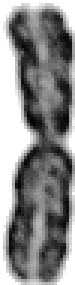
#> input picture extraccionCaracteristicas/single_clase_enderezados/97002089.16.tiff/clase3/clase3_0_97002089.16.tiff, 25 x 95 px, given in place of clase1_0_97002089.16.tiff, which was not available (shown 3 times larger)
$ python dump_picked_objet.py
#> lines starting #> are read from the running program, lines starting #| are printed output that depends on the picture; pictures that were not available may be replaced by others from this repository, and a replacement may not be noted
### dl_cnn_features/extras.py
import os
import numpy as np
import math
import cv2
from scipy import ndimage
from skimage import measure


#count files and folder
def count_folders_files(rel_path):
    script_dir = os.path.dirname(__file__) #<-- absolute dir the script is in
    abs_file_path = os.path.join(script_dir, rel_path)
    files = folders = 0
    for _, dirnames, filenames in os.walk(abs_file_path):
        files += len(filenames)
        folders += len(dirnames)
    return folders,files

#load imagen
def load_image(full_path):
    img = cv2.imread(full_path)
    if len(img.shape)==3:
        img = cv2.cvtColor(img,cv2.COLOR_BGR2GRAY)
    return img

#build rel_path
#rel_path->ejem:/single_clase/9700TEST.6.tiff/clase1/clase1_0_9700TEST.6.tiff
#retorna los path a los archivos de la clase que se la pase en clase_folder
def build_rel_path(content_folder,name_example_folder,clase_folder):
    rel_path=content_folder+"/"+name_example_folder+"/"+clase_folder
    num_files_folder=count_folders_files(rel_path)[1]
    rel_paths_img_clase=np.empty(num_files_folder, dtype='object')
    for i in range(0,len(rel_paths_img_clase)):
        rel_paths_img_clase[i]=rel_path+"/"+clase_folder+"_"+str(i)+"_"+name_example_folder
    return rel_paths_img_clase

#los ALL PATH del caso de estudio (path a las imagenes separadas por clase)
def load_all_PATH(content_folder,name_example_folder):
    path=content_folder+"/"+name_example_folder
    cantidad_de_clases=count_folders_files(path)[0]
    string_paths_img=np.empty(cantidad_de_clases, dtype='object')
    for j in range(0,cantidad_de_clases):
        clase_folder="clase"+str(j+1)
        rel_paths_img_clase=build_rel_path(content_folder,name_example_folder,clase_folder)
        string_paths_img[j]=rel_paths_img_clase
    return string_paths_img

#Cargar nombres de las carpetas que contienen cada caso de estudio (names examples folders)
#los nombres de todas las carpetas estan un un archivo de texto
# [100 lines left out: functions cargar_nombres, findStartIndex, findEndIndex, findStartEndFila, findStartIndexCol, findEndIndexCol and 3 more, not called in this run]

### dl_cnn_features/dump_picked_objet.py
#Script para guardar las imagenes de los cromosomas en el disco como
#un vector de numeros, el archivo generado luego es cargado por
#cnn_extraction_features_XXXX.py
#------------------------------------------------------------
#Esta codificado para que pueda leer cada una de la imagenes de la base de datos (cromosomas enderezados)
#para que lea otra base de datos debe ser modificado

import extras
import os
import _pickle as pickle
import cv2
import numpy as np
import matplotlib.pyplot as plt
import matplotlib.cm as cm
import csv
from skimage import img_as_ubyte

#Procesa Todos los cromosomas de una carpeta
def procesarCarpeta(content_folder,name_example_folder):
    #print(name_example_folder)
    string_path_img=extras.load_all_PATH(content_folder,name_example_folder)

    count=0
    for j in range(0,len(string_path_img)):#j->clase
        for i in range(0,len(string_path_img[j])):#i ->img dentro de la clase
            print(string_path_img[j][i])
            img=extras.load_image(string_path_img[j][i])
            img = cv2.resize(img, (50, 50))
            #print(img.shape)
            arr = np.array(img)
            # record the original shape
            shape = arr.shape
            # make a 1-dimensional view of arr
            flat_arr = arr.ravel()
            #Normalized Data
            flat_arr_norm=(flat_arr-min(flat_arr))/(max(flat_arr)-min(flat_arr))
            flat_arr_norm[flat_arr_norm==1.]=0.
            # convert it to a matrix
            #vector = np.matrix(flat_arr_norm)
            # reform a numpy array of the original shape
            #arr2 = np.asarray(vector).reshape(shape)
            #arr2[arr2==1.]=0.
            #print(arr2)
            file = open("clases/clase"+str(count)+".csv", "a")
            wr = csv.writer(file, quoting=csv.QUOTE_MINIMAL)
            wr.writerow(flat_arr_norm)
            file.close()

            #Chromo_i.append(arr2)
        count=count+1


#======================================================================
#======================================================================
if __name__ == "__main__":

        content_folder="../extraccionCaracteristicas/single_clase_enderezados" #carpeta donde estan los ejemplos (en este caso enderezados)
        clases="clases"#carpeta donde se guardara la informacion extraida ( en realidad se transforma la imagenes a vectores, los vectores guardan imagen . informacion de intensidad de cada pixel)
        script_dir = os.path.dirname(__file__)
        abs_file_path = os.path.join(script_dir, content_folder)
        lista_name_example_folder=[name for name in os.listdir(abs_file_path)]

        #========================================================================
        #Procesa todas las carpetas dentro del directorio "content_folder"
        for i in range(0,len(lista_name_example_folder)):
            print(i)
            procesarCarpeta(content_folder,lista_name_example_folder[i])
#> in load_image, img is the input picture: shape (95, 25, 3); min 0, max 255, mean 136.4
#> in procesarCarpeta, `img = cv2.resize(img, (50, 50))`:
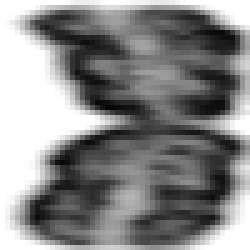
#> img: shape (50, 50) (shown 5 times larger); min 6, max 255, mean 136.2
#> in procesarCarpeta, `flat_arr = arr.ravel()`: flat_arr = 2500 values, max 255 at index 0, min 6 at index 1071, mean 136.2
#> in procesarCarpeta, `flat_arr_norm=(flat_arr-min(flat_arr))/(max(flat_arr)-min(flat_arr))`: flat_arr_norm = 2500 values, max 1 at index 0, min 0 at index 1071, mean 0.523
#> pass 2 of the loop `for i in range(0,len(lista_name_example_folder)):`:
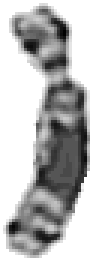
#> input picture extraccionCaracteristicas/single_clase_enderezados/97002121.5.tiff/clase5/clase5_0_97002121.5.tiff, 30 x 86 px, given in place of clase1_0_97002121.5.tiff, which was not available (shown 3 times larger)
#> in load_image, img is the input picture: shape (86, 30, 3); min 0, max 255, mean 179.8
#> in procesarCarpeta (call 2), `img = cv2.resize(img, (50, 50))`:
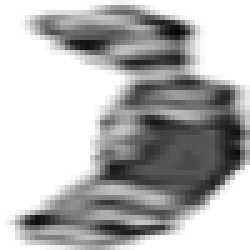
#> img: shape (50, 50) (shown 5 times larger); min 3, max 255, mean 179.8
#> flat_arr = 2500 values, max 255 at index 0, min 3 at index 335, mean 179.8
#> flat_arr_norm = 2500 values, max 1 at index 0, min 0 at index 335, mean 0.702
#> (the run stopped early here; a loop or call above may not have finished)
